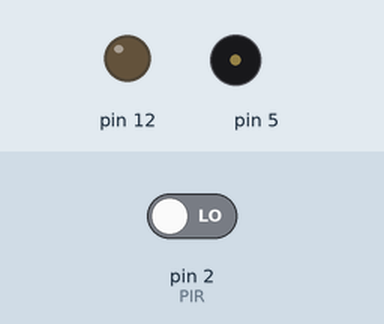
A sketch run on a simulated Arduino Uno, built with avr-gcc and run on an emulated ATmega328P. Shown: output pins drawn as LEDs (lit = HIGH), buzzer (waves = sounding). The inputs (shaded band) are chosen by the test bench; at power-on: pin 2 (PIR) LOW. Random numbers use the default seed unless the sketch sets one.

Above: at 1.2 s.
1.3 s: pin 2 (PIR) driven HIGH
At 1.46 s:
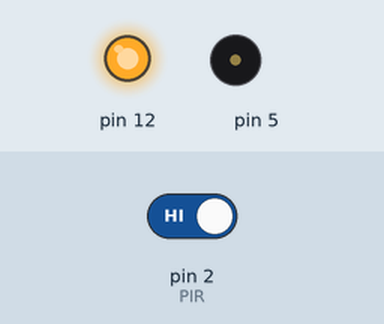
4.3 s: pin 2 (PIR) driven LOW
Timing chart, 0 to 7.3 s (numbered marks = the images above; inputs shaded):
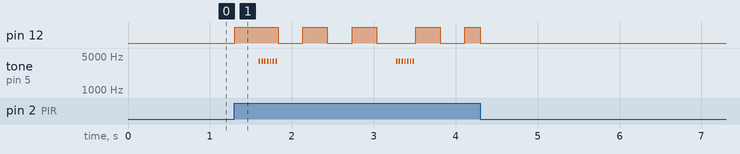

The sketch:

Grilo.ino
```cpp
/*

   Som de Grilos e Fita de Leds ativados por um sensor de presença (PIR)

   Cricket sound's and LED ribbon controlled by a PIR.

   https://github.com/Garagem-Hacker/jardim

*/

#define PIR       02                    // PIR input pin
#define LED       12                    // LED output pin
#define BUZZER    05                    // Buzzer output pin

class Grilo
{
  #define PULSOS 7
  #define DURACAO_PULSO 17
  #define PAUSA 720
  #define FREQUENCIA 3920


  int pinoFalante;

  int griloState;
  unsigned long previousMillis;

  public:

  Grilo(int pin)
  {
     pinoFalante = pin;
     pinMode(pinoFalante, OUTPUT);

     previousMillis = 0;

  }

  void Cantar()
  {
    unsigned long currentMillis = millis();

    if (currentMillis - previousMillis >= PAUSA)
    {
       for (int i = 0; i < PULSOS; i++) {
           tone(pinoFalante, FREQUENCIA, DURACAO_PULSO);
        delay(DURACAO_PULSO*2);
    }
    previousMillis = currentMillis;
    }
  }
};

class Flasher
{
  // Class Member Variables
  // These are initialized at startup
  int ledPin;      // the number of the LED pin
  long OnTime;     // milliseconds of on-time
  long OffTime;    // milliseconds of off-time

  // These maintain the current state
  int ledState;                 // ledState used to set the LED
  unsigned long previousMillis;   // will store last time LED was updated

  // Constructor - creates a Flasher
  // and initializes the member variables and state
  public:
  Flasher(int pin, long on, long off)
  {
  ledPin = pin;
  pinMode(ledPin, OUTPUT);

  OnTime = on;
  OffTime = off;

  ledState = LOW;
  previousMillis = 0;
  }

  void Update()
  {
    // check to see if it's time to change the state of the LED
    unsigned long currentMillis = millis();

    if((ledState == HIGH) && (currentMillis - previousMillis >= OnTime))
    {
      ledState = LOW;  // Turn it off
      previousMillis = currentMillis;  // Remember the time
      digitalWrite(ledPin, ledState);  // Update the actual LED
    }
    else if ((ledState == LOW) && (currentMillis - previousMillis >= OffTime))
    {
      ledState = HIGH;  // turn it on
      previousMillis = currentMillis;   // Remember the time
      digitalWrite(ledPin, ledState);   // Update the actual LED
    }
  }

  void Desligar()
  {
    digitalWrite(ledPin, LOW);
  }
};


Grilo   grilo1(BUZZER);
Flasher led1(LED, 300, 300);

void setup()
{
  //Serial.begin(9600);
  pinMode(PIR, INPUT); // Set PIR pin input port
}

void loop()
{
  if (digitalRead(PIR) == HIGH)
  {
     int n = random(15000);   // alterar para aumentar ou diminuir o número de grilos cantantes.
     if (n == 437)            // grilos cantam apenas quando for sorteado esse número.
     {
      grilo1.Cantar();
      //Serial.println(n);
     }
     led1.Update();
  }
  else
  {
    led1.Desligar();
  }
}
```

Measured:
- after the input at 1.3 s, pin 12: LOW → HIGH at once, → LOW 0.54 s later, → HIGH 0.30 s later, → LOW 0.30 s later, … (9 changes in this stretch); tone on pin 5: goes 6 × (3920 Hz 0.02 s, silent 0.02 s), 3920 Hz 0.02 s, silent 1.5 s, 6 × (3920 Hz 0.02 s, silent 0.02 s), 3920 Hz 0.02 s, then silent, starting after 0.30 s
